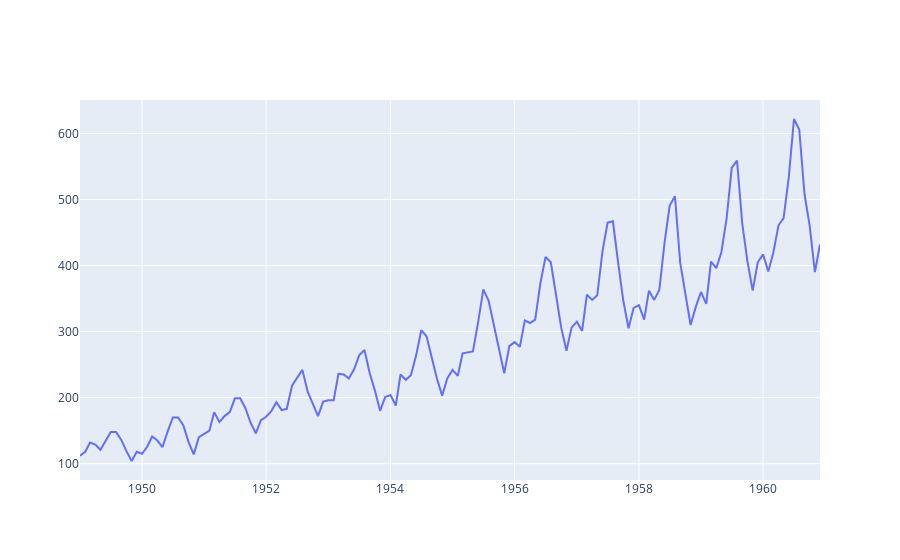

The notebook cell this image was saved under:
### Markdown cell above
Визуализация ряда

### Code cell
iplot(Figure(data=Scatter(x=df["Month"], y=df["Passengers"])))

### Figure 1 — Plotly figure (JSON) as saved in the notebook; plotly's stock layout.template omitted (floating-point values rounded to 4 significant figures; data arrays with more than 128 entries replaced by an {"elided": "..."} marker saying what was removed)
{"data": [{"x": {"elided": "144 str values"}, "y": {"elided": "144 int values"}, "type": "scatter"}], "layout": {}}
